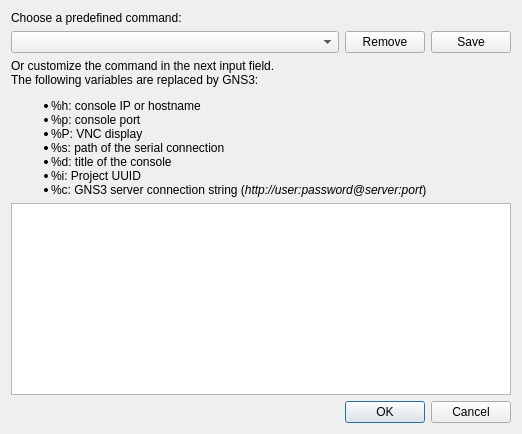
<?xml version="1.0" encoding="UTF-8"?>
<ui version="4.0">
 <class>uiConsoleCommandDialog</class>
 <widget class="QDialog" name="uiConsoleCommandDialog">
  <property name="geometry">
   <rect>
    <x>0</x>
    <y>0</y>
    <width>544</width>
    <height>405</height>
   </rect>
  </property>
  <property name="sizePolicy">
   <sizepolicy hsizetype="Preferred" vsizetype="Preferred">
    <horstretch>0</horstretch>
    <verstretch>0</verstretch>
   </sizepolicy>
  </property>
  <property name="minimumSize">
   <size>
    <width>0</width>
    <height>0</height>
   </size>
  </property>
  <property name="windowTitle">
   <string>Command</string>
  </property>
  <property name="styleSheet">
   <string notr="true">QWidget {
    background-color: #323232;
    color: #BAF73C;
}

QToolBar {
    border:0px;
}

QGraphicsView, QTextEdit, QPlainTextEdit, QTreeWidget, QListWidget, QLineEdit, QSpinBox, QComboBox {
    background-color: #282828;
}

QLabel, QMenu, QStatusBar {
  color: #BAF73C;
}

QMenuBar::item {
    background-color: #323232;
}

QMenu::item:selected {
    color: #f2f2f2;
    background-color: #383838;
}

QToolButton:hover {
    background-color: #383838;
}

QGroupBox {
    color: #BAF73C;
    font: bold 12px;
    padding: 15px;
    border-style: none;
}

QAbstractScrollArea::corner {
    background: #323232;
}

QScrollBar::add-page:horizontal, QScrollBar::sub-page:horizontal, QScrollBar::add-page:vertical, QScrollBar::sub-page:vertical {
  background: none;
}

QComboBox {
    selection-color: #f2f2f2;
    selection-background-color: #323232;
}

QComboBox QAbstractItemView {
    background-color: #282828;
}

QDockWidget, QMenuBar, QPushButton, QToolButton, QTabWidget, QHeaderView::section {
    color: #BAF73C;
    font: bold 11px;
}

QTabBar {
    color: #BAF73C;
}

QRadioButton, QCheckBox {
  color: #BAF73C;
}

QRadioButton::disabled, QCheckBox::disabled {
  color: gray;
}
# bg-color=#282828
# fg-color=#BAF73C
# tool-bar=#323232
# selection-bg=#383838 
# selection-fg=#f2f2f2 </string>
  </property>
  <property name="modal">
   <bool>true</bool>
  </property>
  <layout class="QVBoxLayout" name="verticalLayout">
   <property name="sizeConstraint">
    <enum>QLayout::SetFixedSize</enum>
   </property>
   <item>
    <widget class="QLabel" name="label_2">
     <property name="text">
      <string>Choose a predefined command:</string>
     </property>
    </widget>
   </item>
   <item>
    <layout class="QHBoxLayout" name="horizontalLayout">
     <item>
      <widget class="QComboBox" name="uiCommandComboBox">
       <property name="sizePolicy">
        <sizepolicy hsizetype="Expanding" vsizetype="Fixed">
         <horstretch>0</horstretch>
         <verstretch>0</verstretch>
        </sizepolicy>
       </property>
      </widget>
     </item>
     <item>
      <widget class="QPushButton" name="uiRemovePushButton">
       <property name="text">
        <string>Remove</string>
       </property>
      </widget>
     </item>
     <item>
      <widget class="QPushButton" name="uiSavePushButton">
       <property name="text">
        <string>Save</string>
       </property>
      </widget>
     </item>
    </layout>
   </item>
   <item>
    <widget class="QLabel" name="label">
     <property name="text">
      <string>&lt;html&gt;&lt;head/&gt;&lt;body&gt;&lt;p&gt;Or customize the command in the next input field. &lt;br/&gt;The following variables are replaced by GNS3: &lt;/p&gt;&lt;ul style=&quot;margin-top: 0px; margin-bottom: 0px; margin-left: 0px; margin-right: 0px; -qt-list-indent: 1;&quot;&gt;&lt;li style=&quot; margin-top:12px; margin-bottom:0px; margin-left:0px; margin-right:0px; -qt-block-indent:0; text-indent:0px;&quot;&gt;%h: console IP or hostname&lt;/li&gt;&lt;li style=&quot; margin-top:0px; margin-bottom:0px; margin-left:0px; margin-right:0px; -qt-block-indent:0; text-indent:0px;&quot;&gt;%p: console port&lt;/li&gt;&lt;li style=&quot; margin-top:0px; margin-bottom:0px; margin-left:0px; margin-right:0px; -qt-block-indent:0; text-indent:0px;&quot;&gt;%P: VNC display&lt;/li&gt;&lt;li style=&quot; margin-top:0px; margin-bottom:0px; margin-left:0px; margin-right:0px; -qt-block-indent:0; text-indent:0px;&quot;&gt;%s: path of the serial connection&lt;/li&gt;&lt;/ul&gt;&lt;ul style=&quot;margin-top: 0px; margin-bottom: 0px; margin-left: 0px; margin-right: 0px; -qt-list-indent: 1;&quot;&gt;&lt;li style=&quot; margin-top:0px; margin-bottom:0px; margin-left:0px; margin-right:0px; -qt-block-indent:0; text-indent:0px;&quot;&gt;%d: title of the console&lt;/li&gt;&lt;li style=&quot; margin-top:0px; margin-bottom:0px; margin-left:0px; margin-right:0px; -qt-block-indent:0; text-indent:0px;&quot;&gt;%i: Project UUID&lt;/li&gt;&lt;li style=&quot; margin-top:0px; margin-bottom:0px; margin-left:0px; margin-right:0px; -qt-block-indent:0; text-indent:0px;&quot;&gt;%c: GNS3 server connection string (&lt;span style=&quot; font-style:italic;&quot;&gt;http://user:password@server:port&lt;/span&gt;)&lt;/li&gt;&lt;/ul&gt;&lt;/body&gt;&lt;/html&gt;</string>
     </property>
     <property name="textFormat">
      <enum>Qt::RichText</enum>
     </property>
    </widget>
   </item>
   <item>
    <widget class="QPlainTextEdit" name="uiCommandPlainTextEdit">
     <property name="minimumSize">
      <size>
       <width>500</width>
       <height>0</height>
      </size>
     </property>
    </widget>
   </item>
   <item>
    <widget class="QDialogButtonBox" name="uiButtonBox">
     <property name="orientation">
      <enum>Qt::Horizontal</enum>
     </property>
     <property name="standardButtons">
      <set>QDialogButtonBox::Cancel|QDialogButtonBox::Ok</set>
     </property>
    </widget>
   </item>
  </layout>
 </widget>
 <resources/>
 <connections>
  <connection>
   <sender>uiButtonBox</sender>
   <signal>accepted()</signal>
   <receiver>uiConsoleCommandDialog</receiver>
   <slot>accept()</slot>
   <hints>
    <hint type="sourcelabel">
     <x>248</x>
     <y>254</y>
    </hint>
    <hint type="destinationlabel">
     <x>157</x>
     <y>274</y>
    </hint>
   </hints>
  </connection>
  <connection>
   <sender>uiButtonBox</sender>
   <signal>rejected()</signal>
   <receiver>uiConsoleCommandDialog</receiver>
   <slot>reject()</slot>
   <hints>
    <hint type="sourcelabel">
     <x>316</x>
     <y>260</y>
    </hint>
    <hint type="destinationlabel">
     <x>286</x>
     <y>274</y>
    </hint>
   </hints>
  </connection>
 </connections>
</ui>
